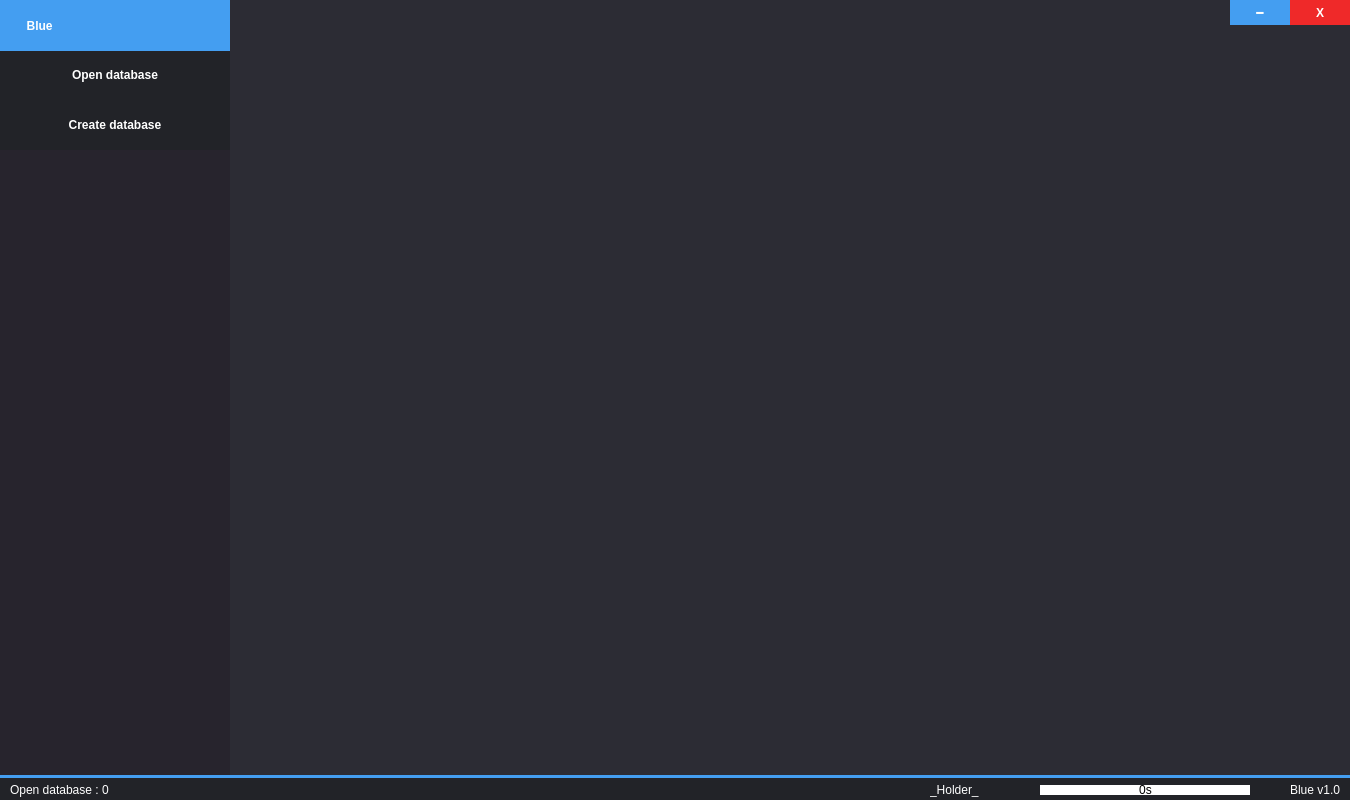
<?xml version="1.0" encoding="UTF-8"?>
<ui version="4.0">
 <class>MainWindow</class>
 <widget class="QMainWindow" name="MainWindow">
  <property name="geometry">
   <rect>
    <x>0</x>
    <y>0</y>
    <width>1350</width>
    <height>800</height>
   </rect>
  </property>
  <property name="minimumSize">
   <size>
    <width>560</width>
    <height>0</height>
   </size>
  </property>
  <property name="windowTitle">
   <string>Blue</string>
  </property>
  <property name="styleSheet">
   <string notr="true">background-color: rgb(44, 44, 52);</string>
  </property>
  <widget class="QWidget" name="centralWidget">
   <widget class="QTabWidget" name="databaseTab">
    <property name="geometry">
     <rect>
      <x>280</x>
      <y>50</y>
      <width>1040</width>
      <height>700</height>
     </rect>
    </property>
    <property name="styleSheet">
     <string notr="true">border:0px;
QTabWidget::pane { border: 0px; }</string>
    </property>
    <property name="tabPosition">
     <enum>QTabWidget::West</enum>
    </property>
    <property name="tabShape">
     <enum>QTabWidget::Triangular</enum>
    </property>
    <property name="documentMode">
     <bool>true</bool>
    </property>
    <property name="tabBarAutoHide">
     <bool>true</bool>
    </property>
   </widget>
   <widget class="QPushButton" name="buttonOpen">
    <property name="geometry">
     <rect>
      <x>0</x>
      <y>50</y>
      <width>230</width>
      <height>50</height>
     </rect>
    </property>
    <property name="styleSheet">
     <string notr="true">QPushButton
{
border:0px;
background-color: rgb(34, 35, 40);
color: rgb(255, 255, 255);
font-weight: bold
}
</string>
    </property>
    <property name="text">
     <string>Open database</string>
    </property>
    <property name="checkable">
     <bool>true</bool>
    </property>
   </widget>
   <widget class="QPushButton" name="buttonCreate">
    <property name="geometry">
     <rect>
      <x>0</x>
      <y>100</y>
      <width>230</width>
      <height>50</height>
     </rect>
    </property>
    <property name="styleSheet">
     <string notr="true">QPushButton
{
border:0px;
background-color: rgb(34, 35, 40);
color: rgb(255, 255, 255);
font-weight: bold
}</string>
    </property>
    <property name="text">
     <string>Create database</string>
    </property>
    <property name="checkable">
     <bool>true</bool>
    </property>
   </widget>
   <widget class="QListWidget" name="listDatabase">
    <property name="geometry">
     <rect>
      <x>0</x>
      <y>150</y>
      <width>230</width>
      <height>625</height>
     </rect>
    </property>
    <property name="styleSheet">
     <string notr="true">QListWidget
{
	background-color: rgb(39, 36, 45);
}

QListWidget::item
{
    background-color: rgb(39, 36, 45);
}
QListWidget::item:selected
{
    background-color: rgb(44, 44, 52);
}</string>
    </property>
    <property name="frameShape">
     <enum>QFrame::NoFrame</enum>
    </property>
    <property name="horizontalScrollBarPolicy">
     <enum>Qt::ScrollBarAlwaysOff</enum>
    </property>
    <property name="sizeAdjustPolicy">
     <enum>QAbstractScrollArea::AdjustToContents</enum>
    </property>
    <property name="autoScrollMargin">
     <number>16</number>
    </property>
    <property name="editTriggers">
     <set>QAbstractItemView::NoEditTriggers</set>
    </property>
    <property name="showDropIndicator" stdset="0">
     <bool>false</bool>
    </property>
    <property name="dragDropMode">
     <enum>QAbstractItemView::NoDragDrop</enum>
    </property>
    <property name="defaultDropAction">
     <enum>Qt::IgnoreAction</enum>
    </property>
    <property name="verticalScrollMode">
     <enum>QAbstractItemView::ScrollPerPixel</enum>
    </property>
    <property name="movement">
     <enum>QListView::Static</enum>
    </property>
    <property name="resizeMode">
     <enum>QListView::Adjust</enum>
    </property>
   </widget>
   <widget class="QLabel" name="downColor">
    <property name="geometry">
     <rect>
      <x>0</x>
      <y>775</y>
      <width>1350</width>
      <height>3</height>
     </rect>
    </property>
    <property name="styleSheet">
     <string notr="true">background-color: rgb(68, 158, 241);</string>
    </property>
    <property name="text">
     <string/>
    </property>
   </widget>
   <widget class="QLabel" name="downBar">
    <property name="geometry">
     <rect>
      <x>0</x>
      <y>775</y>
      <width>1350</width>
      <height>25</height>
     </rect>
    </property>
    <property name="styleSheet">
     <string notr="true">background-color: rgb(34, 35, 40);</string>
    </property>
    <property name="text">
     <string/>
    </property>
   </widget>
   <widget class="QLabel" name="textOpenDatabase">
    <property name="geometry">
     <rect>
      <x>10</x>
      <y>781</y>
      <width>221</width>
      <height>17</height>
     </rect>
    </property>
    <property name="styleSheet">
     <string notr="true">color: rgb(255, 255, 255);
font: 8pt &quot;DejaVu Sans&quot;;
background-color: rgb(34, 35, 40);</string>
    </property>
    <property name="text">
     <string>Open database : 0</string>
    </property>
   </widget>
   <widget class="QProgressBar" name="progressBar">
    <property name="geometry">
     <rect>
      <x>1040</x>
      <y>785</y>
      <width>210</width>
      <height>10</height>
     </rect>
    </property>
    <property name="styleSheet">
     <string notr="true">QProgressBar {
background-color: rgb(255, 255, 255);
border-radius:0px;
font: 8pt &quot;DejaVu Sans&quot;;
}
QProgressBar::chunk 
{
	background-color:  rgb(68, 158, 241);
	width: 20px; 
}</string>
    </property>
    <property name="maximum">
     <number>30</number>
    </property>
    <property name="value">
     <number>0</number>
    </property>
    <property name="alignment">
     <set>Qt::AlignCenter</set>
    </property>
    <property name="format">
     <string>0s</string>
    </property>
   </widget>
   <widget class="QLabel" name="textStatus">
    <property name="geometry">
     <rect>
      <x>930</x>
      <y>782</y>
      <width>100</width>
      <height>15</height>
     </rect>
    </property>
    <property name="styleSheet">
     <string notr="true">color: rgb(255, 255, 255);
font: 8pt &quot;DejaVu Sans&quot;;
background-color: rgb(34, 35, 40);</string>
    </property>
    <property name="text">
     <string>_Holder_</string>
    </property>
   </widget>
   <widget class="QLabel" name="blueVersion">
    <property name="geometry">
     <rect>
      <x>1290</x>
      <y>781</y>
      <width>60</width>
      <height>17</height>
     </rect>
    </property>
    <property name="styleSheet">
     <string notr="true">color: rgb(255, 255, 255);
font: 8pt &quot;DejaVu Sans&quot;;
background-color: rgb(34, 35, 40);</string>
    </property>
    <property name="text">
     <string>Blue v1.0</string>
    </property>
   </widget>
   <widget class="QLabel" name="shadow">
    <property name="geometry">
     <rect>
      <x>280</x>
      <y>50</y>
      <width>1040</width>
      <height>700</height>
     </rect>
    </property>
    <property name="styleSheet">
     <string notr="true">background-color: rgb(44, 44, 52);</string>
    </property>
    <property name="text">
     <string/>
    </property>
   </widget>
   <widget class="QLabel" name="blueLabel">
    <property name="geometry">
     <rect>
      <x>0</x>
      <y>0</y>
      <width>230</width>
      <height>51</height>
     </rect>
    </property>
    <property name="styleSheet">
     <string notr="true">background-color: rgb(68, 158, 241);
color: rgb(255, 255, 255);
font: 75 22pt &quot;DejaVu Sans&quot;;
font-weight: bold</string>
    </property>
    <property name="text">
     <string>        Blue</string>
    </property>
   </widget>
   <widget class="QLabel" name="shadow2">
    <property name="geometry">
     <rect>
      <x>0</x>
      <y>0</y>
      <width>230</width>
      <height>800</height>
     </rect>
    </property>
    <property name="styleSheet">
     <string notr="true"/>
    </property>
    <property name="text">
     <string/>
    </property>
   </widget>
   <widget class="QPushButton" name="close">
    <property name="geometry">
     <rect>
      <x>1290</x>
      <y>0</y>
      <width>60</width>
      <height>25</height>
     </rect>
    </property>
    <property name="styleSheet">
     <string notr="true">QPushButton
{
border:0px;
background-color: rgb(239, 41, 41);
color: rgb(255, 255, 255);
font-weight: bold
}

QPushButton::pressed {
background-color: rgb(164, 0, 0);
}</string>
    </property>
    <property name="text">
     <string>X</string>
    </property>
   </widget>
   <widget class="QPushButton" name="minimize">
    <property name="geometry">
     <rect>
      <x>1230</x>
      <y>0</y>
      <width>60</width>
      <height>25</height>
     </rect>
    </property>
    <property name="styleSheet">
     <string notr="true">QPushButton
{
border:0px;
background-color: rgb(68, 158, 241);
color: rgb(255, 255, 255);
font-weight: bold
}

QPushButton::pressed {
background-color: rgb(93, 127, 247);
}</string>
    </property>
    <property name="text">
     <string>━</string>
    </property>
   </widget>
   <widget class="QFrame" name="moveWindow">
    <property name="geometry">
     <rect>
      <x>0</x>
      <y>0</y>
      <width>1231</width>
      <height>51</height>
     </rect>
    </property>
    <property name="styleSheet">
     <string notr="true">background-color: transparent;</string>
    </property>
    <property name="frameShape">
     <enum>QFrame::NoFrame</enum>
    </property>
    <property name="frameShadow">
     <enum>QFrame::Plain</enum>
    </property>
   </widget>
   <zorder>moveWindow</zorder>
   <zorder>shadow2</zorder>
   <zorder>listDatabase</zorder>
   <zorder>shadow</zorder>
   <zorder>buttonCreate</zorder>
   <zorder>buttonOpen</zorder>
   <zorder>databaseTab</zorder>
   <zorder>downBar</zorder>
   <zorder>close</zorder>
   <zorder>minimize</zorder>
   <zorder>downColor</zorder>
   <zorder>textOpenDatabase</zorder>
   <zorder>progressBar</zorder>
   <zorder>textStatus</zorder>
   <zorder>blueVersion</zorder>
   <zorder>blueLabel</zorder>
  </widget>
 </widget>
 <layoutdefault spacing="6" margin="11"/>
 <resources/>
 <connections/>
</ui>
